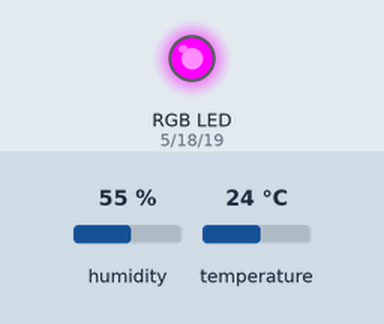
Bench run of a sketch on a simulated ESP32. Shown: an RGB LED mixed from three pins (HIGH = lit). The test bench sets the inputs (shaded band); at power-on: temperature 24 °C, humidity 55 %. WiFi joins after 1.5 s; servers stay silent unless stated; what the sketch prints to the serial monitor is not drawn.

Above: at 2.7 s.
2.8 s: temperature set to 27 °C
At 12.7 s:
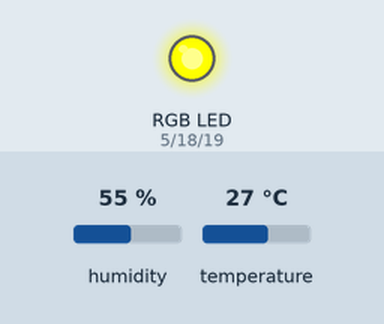
13.0 s: temperature set to 31 °C
At 22.5 s:
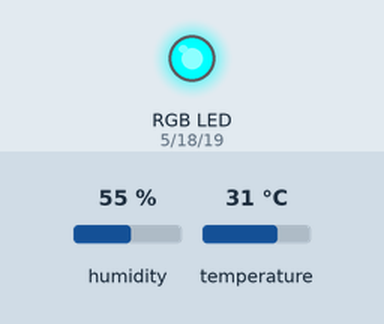
23.0 s: temperature set to 12 °C
At 32.2 s:
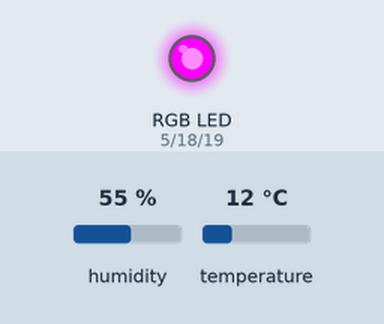
33.0 s: temperature set to 28 °C
At 43.0 s:
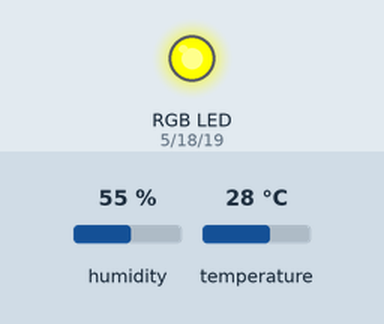
Timing chart, 0 to 44.1 s (numbered marks = the images above; inputs shaded):
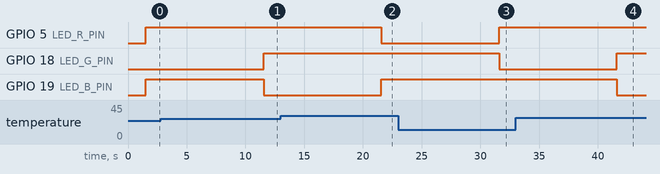

The sketch:

led_control_code.ino.ino
```cpp
#include <WiFi.h>
#include <DHT.h>
#include <ArduinoJson.h>

// --------------------------------------------------------------------------------------------
//        UPDATE CONFIGURATION TO MATCH YOUR ENVIRONMENT
// --------------------------------------------------------------------------------------------

// GPIO pins for each color channel of the RGB LED
#define LED_R_PIN 5    // GPIO pin for the Red channel of the RGB LED
#define LED_G_PIN 18   // GPIO pin for the Green channel of the RGB LED
#define LED_B_PIN 19   // GPIO pin for the Blue channel of the RGB LED

#define DHT_PIN 4      // GPIO pin for the DHT sensor
#define DHTTYPE DHT11  // DHT sensor type

// Temperature thresholds to set LED color (in Celsius)
#define ALARM_COLD 0.0
#define WARN_COLD 10.0
#define WARN_HOT 25.0
#define ALARM_HOT 30.0

// WiFi connection information
char ssid[] = "DESKTOP-UV40VMN 6206";   // WiFi network SSID
char pass[] = "5:5n100H";   // WiFi network password

DHT dht(DHT_PIN, DHTTYPE);
StaticJsonDocument<100> jsonDoc;
JsonObject payload = jsonDoc.to<JsonObject>();
JsonObject status = payload.createNestedObject("d");
static char msg[50];

float h = 0.0; // Humidity
float t = 0.0; // Temperature

// --------------------------------------------------------------------------------------------

void setup() {
  // Start Serial communication
  Serial.begin(115200);
  Serial.setTimeout(2000);
  while (!Serial) { }
  Serial.println("ESP32 Sensor Application");

  // Set RGB LED pins to output mode
  pinMode(LED_R_PIN, OUTPUT);
  pinMode(LED_G_PIN, OUTPUT);
  pinMode(LED_B_PIN, OUTPUT);

  // Start WiFi connection
  WiFi.mode(WIFI_STA);
  WiFi.begin(ssid, pass);
  while (WiFi.status() != WL_CONNECTED) {
    delay(500);
    Serial.print(".");
  }
  Serial.println("\nWiFi Connected");

  // Initialize DHT sensor
  dht.begin();
}

// Function to set color of the RGB LED
void setColor(unsigned char r, unsigned char g, unsigned char b) {
  analogWrite(LED_R_PIN, r);
  analogWrite(LED_G_PIN, g);
  analogWrite(LED_B_PIN, b);
}

void loop() {
  h = dht.readHumidity();
  t = dht.readTemperature(); // For Celsius

  if (isnan(h) || isnan(t)) {
    Serial.println("Failed to read from DHT sensor!");
  } else {
    // Set RGB LED color based on temperature range
    if (t < ALARM_COLD) {
      setColor(255, 255, 0); // Blue (COLD ALERT)
    } else if (t >= ALARM_COLD && t < WARN_COLD) {
      setColor(0, 255, 255); // Cyan (COOL range)
    } else if (t >= WARN_COLD && t <= WARN_HOT) {
      setColor(255, 0, 255); // Green (NORMAL range)
    } else if (t > WARN_HOT && t < ALARM_HOT) {
      setColor(255, 255, 0); // Yellow (WARM range)
    } else {
      setColor(0, 255, 255); // Red (HOT ALERT)
    }

    // Update JSON object
    status["temp"] = t;
    status["humidity"] = h;
    serializeJson(jsonDoc, msg, 50);
    Serial.println(msg);
  }
  delay(10000); // 10-second delay
}
```

Measured:
- the behaviour switches between 25 and 26 °C on temperature (found by bisection; images 0 and 1)
- the behaviour switches between 29 and 30 °C on temperature (found by bisection; images 1 and 2)
- after the input at 2.8 s, GPIO 18 (LED_G_PIN): LOW → HIGH after 8.7 s; GPIO 19 (LED_B_PIN): HIGH → LOW after 8.7 s
- after the input at 13.0 s, GPIO 5 (LED_R_PIN): HIGH → LOW after 8.6 s; GPIO 19 (LED_B_PIN): LOW → HIGH after 8.6 s
- after the input at 23.0 s, GPIO 5 (LED_R_PIN): LOW → HIGH after 8.6 s; GPIO 18 (LED_G_PIN): HIGH → LOW after 8.6 s
- after the input at 33.0 s, GPIO 18 (LED_G_PIN): LOW → HIGH after 8.6 s; GPIO 19 (LED_B_PIN): HIGH → LOW after 8.6 s
